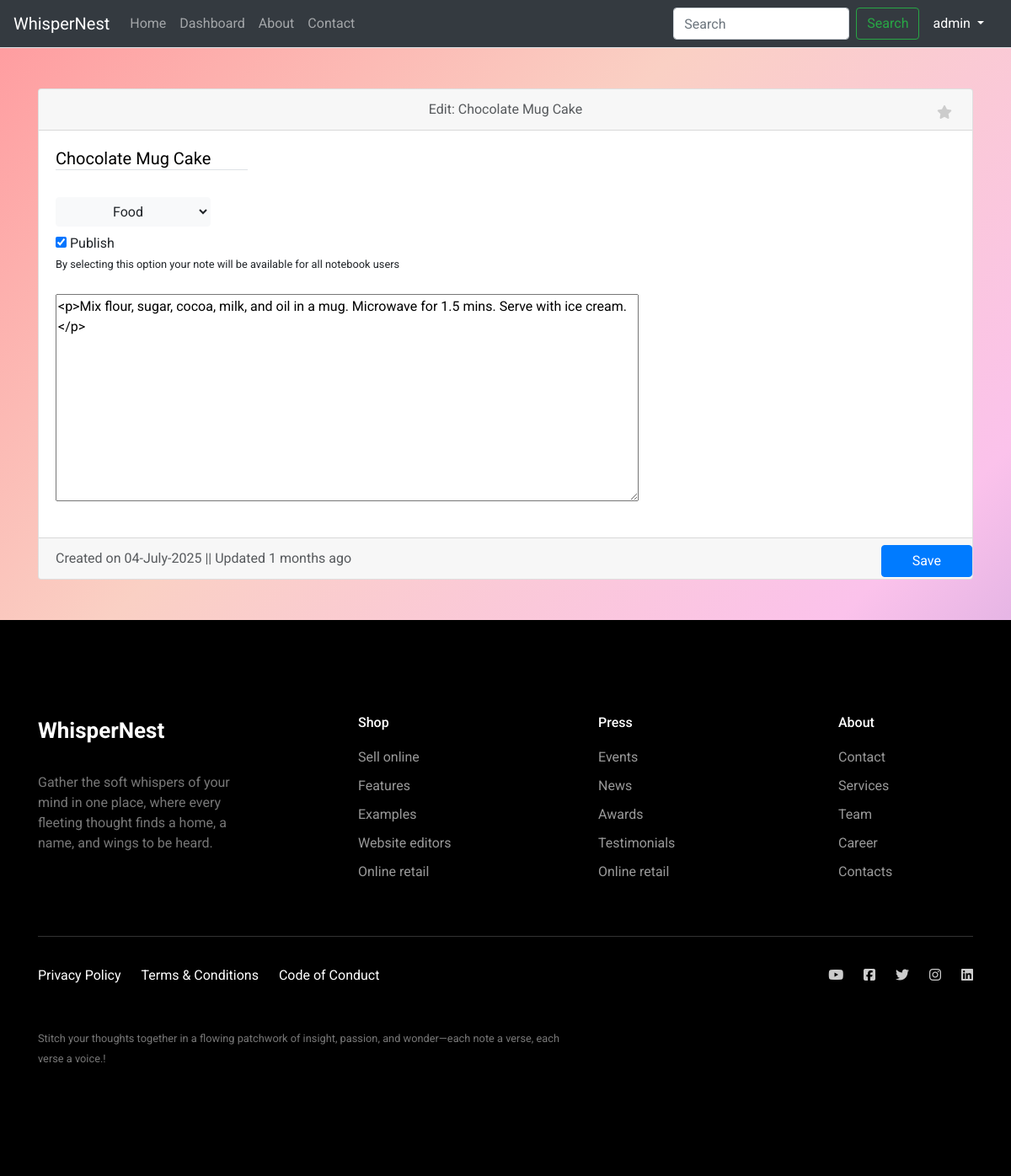
The app's page /note/10/edit (signed in) with its own data.
### app/models.py (models this page shows)
class User(db.Model, UserMixin):
    id = db.Column(db.Integer, primary_key=True)
    username = db.Column(db.String(150), unique=True, nullable=False)
    name = db.Column(db.String(200), unique=True, nullable=False)
    email = db.Column(db.String(150), unique=True, nullable=False)
    image_file = db.Column(db.String(120), nullable=True)
    password = db.Column(db.String(256), nullable=False)

class Note(db.Model):
    id = db.Column(db.Integer, primary_key=True)
    title = db.Column(db.String(200), nullable=False)
    content = db.Column(db.Text, nullable=False)
    image_file = db.Column(db.String(120), nullable=True)
    created_at = db.Column(db.DateTime, default=datetime.utcnow)
    updated_at = db.Column(db.DateTime, default=datetime.utcnow)
    user_id = db.Column(db.Integer, db.ForeignKey('user.id'), nullable=False)
    user = db.relationship('User', backref='notes')
    category_id = db.Column(db.Integer, db.ForeignKey('category.id'))
    category = db.relationship('Category', backref='notes')
    favorite = db.Column(db.Boolean, default=False)
    status = db.Column(db.Boolean, default=False)
    publish = db.Column(db.Boolean, default=False)
    @property
    def time_since_created(self):
        delta = datetime.utcnow() - self.updated_at
        seconds = delta.total_seconds()
        if seconds < 60:
            return f"{int(seconds)} seconds ago"
        elif seconds < 3600:
            return f"{int(seconds // 60)} minutes ago"
        elif seconds < 86400:
            return f"{int(seconds // 3600)} hours ago"
        elif seconds < 2592000:
            return f"{int(seconds // 86400)} days ago"
        else:
            return f"{int(seconds // 2592000)} months ago"

class Category(db.Model):
    id = db.Column(db.Integer, primary_key=True)
    name = db.Column(db.String(100), unique=True, nullable=False)
    image_file = db.Column(db.String(120), nullable=True)

### app/routes.py (the view, shortened to what this page needs)
@main.route('/note/<int:note_id>/edit', methods=['GET', 'POST'])
@login_required
def edit_note(note_id):
    if not current_user.is_authenticated:
        return redirect(url_for('main.required_login'))
    note = Note.query.get_or_404(note_id)
    all_category = Category.query.all()
    if note.user != current_user:
        return redirect(url_for('main.dashboard'))
    return render_template('edit_note.html', note=note, all_category=all_category)

### app/__init__.py (called while the page is built)
def create_app():
    app = Flask(__name__)
    app.config.from_object(Config)
    db.init_app(app)
    migrate = Migrate(app, db)
    login_manager.init_app(app)
    from .models import User  # <-- required here too
    @login_manager.user_loader
    def load_user(user_id):
        return User.query.get(int(user_id))
    from .routes import main
    app.register_blueprint(main)
    return app

### app/templates/edit_note.html (shortened to what this page needs)
{% extends 'base.html' %}
{% block content %}
<div class="container">
    <form method="POST" class="my-5" enctype="multipart/form-data">
        <div class="card">
            <div class="card-header text-body-secondary position-relative">
                <div class="text-center">
                    Edit: {{note.title}}
                </div>
                <div class="position-absolute top-0 end-0 mt-3 me-4">
                    <label for="favorite" class="star-checkbox-label">
                    <i class="fa-solid fa-star"></i></label>
                </div>
            </div>
            <div class="card-body">
                <div class="mb-0">
                    <h5><input class="mb-4 bottom-border-input" type="text" name="title" value="{{note.title}}"
                               required></h5>
                </div>
                <div class="mb-2">
                    <select type="button" class="btn btn-light" name="category" id="category">
                        <option value="{{note.category_id}}">{{note.category.name}}</option>
                    </select>
                </div>
                <div class="mb-3">
                    <input class="bottom-border-input mb-0" type="checkbox" name="publish" id="publish" value="1" {% if
                           note.publish %} checked {% endif %}>
                    <label for="publish" class="form-label mb-0">Publish</label><br>
                    <label for="publish" class="form-label"><small class="mt-0">By selecting this option your note will
                        be available for all notebook users</small></label>
                </div>
                <div class="mb-3">
                    <textarea name="content" id="editor" rows="10" cols="80">{{ note.content | safe }}</textarea>
                </div>
            </div>
            <div class="card-footer text-body-secondary position-relative">
                Created on {{note.created_at.strftime('%d-%B-%Y')}} ||
                Updated {{ note.time_since_created }}
                <div class="position-absolute top-0 end-0">
                    <button type="submit" class="btn btn-primary w-100 me-5 mt-2">Save</button>
                </div>
            </div>
        </div>
    </form>
</div>
{% endblock %}

### app/templates/header.html (shortened to what this page needs)
<nav class="navbar navbar-expand-lg navbar bg-dark border-bottom border-body" data-bs-theme="dark">
    <div class="container-fluid">
        <a class="navbar-brand" href="{{ url_for('main.home') }}">WhisperNest</a>
        <div class="collapse navbar-collapse" id="navbarSupportedContent">
            <ul class="navbar-nav me-auto mb-2 mb-lg-0">
                <li class="nav-item">
                    <a class="nav-link {% if request.endpoint == 'main.home' %}active{% endif %}" aria-current="page" href="{{ url_for('main.home') }}">Home</a>
                </li>
                <li class="nav-item">
                    <a class="nav-link {% if request.endpoint == 'main.dashboard' %}active{% endif %}" href="{{ url_for('main.dashboard') }}">Dashboard</a>
                </li>
                <li class="nav-item">
                    <a class="nav-link {% if request.endpoint == 'main.about' %}active{% endif %}" href="#">About</a>
                </li>
                <li class="nav-item">
                    <a class="nav-link {% if request.endpoint == 'main.contact' %}active{% endif %}" href="{{ url_for('main.contact') }}">Contact</a>
                </li>
            </ul>
            <form class="d-flex" role="search">
                <input class="form-control me-2" type="search" placeholder="Search" aria-label="Search"/>
                <button class="btn btn-outline-success" type="submit">Search</button>
            </form>
            {% if current_user.is_authenticated %}
            <div class="nav-item dropdown">
                <a class="nav-link dropdown-toggle text-white" href="#" role="button" data-bs-toggle="dropdown"
                   aria-expanded="false">
                    {{current_user.username}}
                </a>
            </div>
            {% endif %}
        </div>
    </div>
</nav>

### app/static/css/style.css (style rules this page uses)
.container-fluid { padding-left: 0 !important; padding-right: 0 !important; }
body { margin: 0; }
.bottom-border-input { border: none; outline: none; box-shadow: none; background-color: transparent; border-bottom: 1px solid #dee2e6; border-radius: 0; padding-left: 0; padding-right: 0; }
body { margin: 0; display: flex; min-height: 100vh; overflow-x: hidden; }
.star-checkbox-label { cursor: pointer; color: #ccc; transition: color 0.2s; }

### app/static/css/contact.css (style rules this page uses)
* { box-sizing: border-box; }
ul { list-style: none; padding: 0; }

### app/static/css/footer.css (style rules this page uses)
body { font-family: "Roboto", -apple-system, BlinkMacSystemFont, "Segoe UI", Roboto, "Helvetica Neue", Arial, "Noto Sans", sans-serif, "Apple Color Emoji", "Segoe UI Emoji", "Segoe UI Symbol", "Noto Color Emoji"; }
h1, h2, h3, h4, h5, h6, .h1, .h2, .h3, .h4, .h5, .h6 { font-family: "Roboto", -apple-system, BlinkMacSystemFont, "Segoe UI", Roboto, "Helvetica Neue", Arial, "Noto Sans", sans-serif, "Apple Color Emoji", "Segoe UI Emoji", "Segoe UI Symbol", "Noto Color Emoji"; }
a { -webkit-transition: .3s all ease; -o-transition: .3s all ease; transition: .3s all ease; }
a, a:hover { text-decoration: none !important; }

### records on screen
User: username "admin"
Note: title "Chocolate Mug Cake", publish "☑", content "<p>Mix flour, sugar, cocoa, milk, and oil in a mug. Microwave for 1.5 mins. Serve with ice cream.</p>", created_at "04-July-2025", time_since_created "1 months ago"
Category: category "Food"
